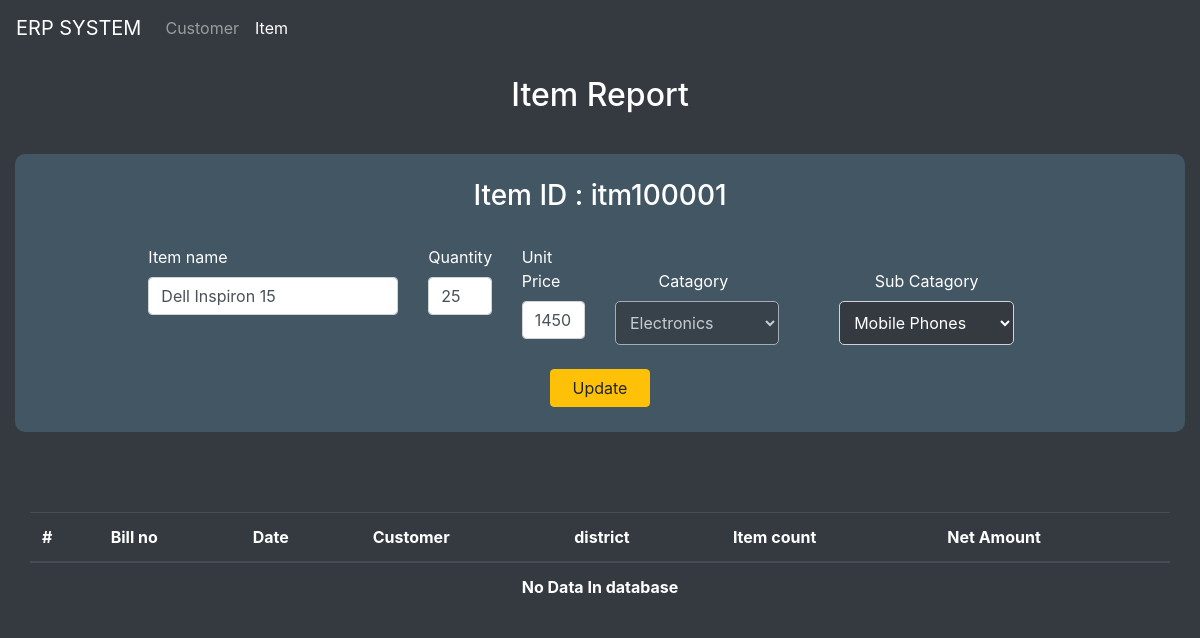
The page /Web/itemEdit.php?edit=itm100001 on the database as committed earlier.
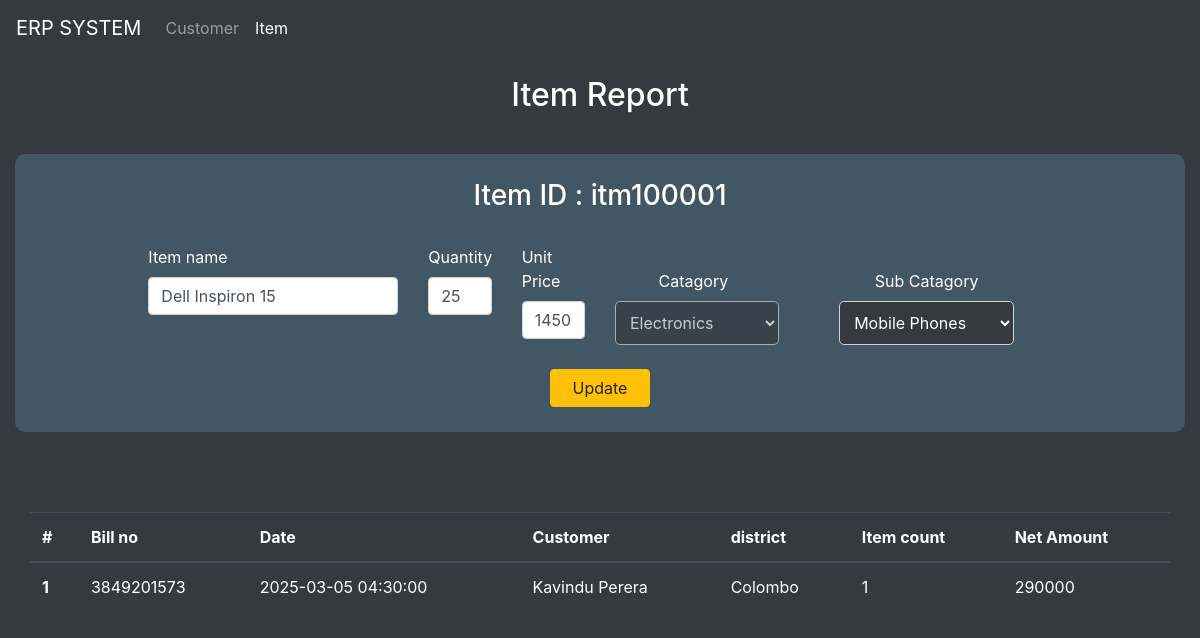
The same page on the database as committed later.
### tables this page shows
CREATE TABLE `bill` (
  `billNo` varchar(10) NOT NULL,
  `itemCode` varchar(10) NOT NULL,
  `id` varchar(10) NOT NULL,
  `unitCount` int(5) NOT NULL,
  `netPrice` decimal(10,0) NOT NULL,
  `timeStamp` timestamp NOT NULL DEFAULT current_timestamp()
);

CREATE TABLE `customers` (
  `id` varchar(10) NOT NULL,
  `title` varchar(5) NOT NULL,
  `firstName` varchar(20) NOT NULL,
  `lastName` varchar(20) NOT NULL,
  `contact` varchar(10) NOT NULL,
  `district` varchar(20) NOT NULL,
  `timeStamp` timestamp NOT NULL DEFAULT current_timestamp()
);

### Web/itemEdit.php (the view, shortened to what the changed rows need)
<!doctype html>
<html lang="en">
<head>
  <link rel="stylesheet" href="./style.css">
  <link rel="stylesheet" href="https://cdn.jsdelivr.net/npm/bootstrap@4.6.2/dist/css/bootstrap.min.css">
</head>
<body class="bg-dark text-white">
  <div class="container-fluid">
    <center>
      <h2 style="margin: 20px;">Item Report</h2>
    </center>
          <?php
          if (isset($_GET['edit'])) {
            $itemCode = $_GET['edit'];
            $sql_get = "SELECT i.itemCode,i.itemName,i.quantity,i.unitPrice,i.timeStamp,c.idCt ,c.category,c.categorySub FROM items AS i JOIN category AS c ON i.idCt = c.idCt WHERE i.itemCode = '$itemCode';";
            $result_get = mysqli_query($Connector, $sql_get);
            if ($row_get = mysqli_fetch_array($result_get)) {
              $itemCode = $row_get['itemCode'];
          ?>
          <?php
            }
          }
          ?>
    <div class="container-fluid table-responsive" style="margin-top: 80px; margin-bottom: 50px;">
      <table class="table table-hover table-dark">
        <thead class="sticky-top bg-dark">
          <tr>
            <th scope="col">#</th>
            <th scope="col">Bill no</th>
            <th scope="col">Date</th>
            <th scope="col">Customer</th>
            <th scope="col">district</th>
            <th scope="col">Item count</th>
            <th scope="col">Net Amount</th>
          </tr>
        </thead>
        <tbody>
          <?php
          $sql = "SELECT b.billNo, b.timeStamp AS date, CONCAT(c.firstName, ' ', c.lastName) AS customer, c.id,c.district, COUNT(b.itemCode) AS itemCount, SUM(b.netPrice) AS netAmount FROM bill b JOIN customers c ON b.id = c.id JOIN items i ON b.itemCode = i.itemCode WHERE i.itemCode ='$itemCode' GROUP BY b.billNo, b.timeStamp, c.firstName, c.lastName, c.district ORDER BY b.timeStamp DESC;";
          $result = mysqli_query($Connector, $sql);
          $i = 0;
          while ($row = mysqli_fetch_array($result)) {
            $i++;
            $billNo  = $row['billNo'];
            $timeStamp = $row['date'];
            $customer = $row['customer'];
            $district = $row['district'];
            $unitCount = $row['itemCount'];
            $netPrice = $row['netAmount'];
          ?>
            <tr>
              <th scope="row"><?php echo $i; ?></th>
              <td scope="row"><?php echo $billNo; ?></td>
              <td scope="row"><?php echo $timeStamp; ?></td>
              <td scope="row"><?php echo $customer; ?></td>
              <td scope="row"><?php echo $district; ?></td>
              <td scope="row"><?php echo $unitCount; ?></td>
              <td scope="row"><?php echo $netPrice; ?></td>
            </tr>
          <?php
          }
          if ($i < 1) {
          ?>
            <tr>
              <th scope="row" colspan="8">
                <center>No Data In database
                </center>
              </th>
            </tr>
          <?php
          }
          ?>
        </tbody>
      </table>
    </div>
  </div>
</body>
</html>

Rows that differ between the two databases and show on the page:
added bill: billNo "3849201573", timeStamp "2025-03-05 04:30:00", customer "Kavindu Perera", customers.district "Colombo", unitCount "1", netPrice "290000"
Other text that changed with them:
text no longer shown: "No Data In database"
